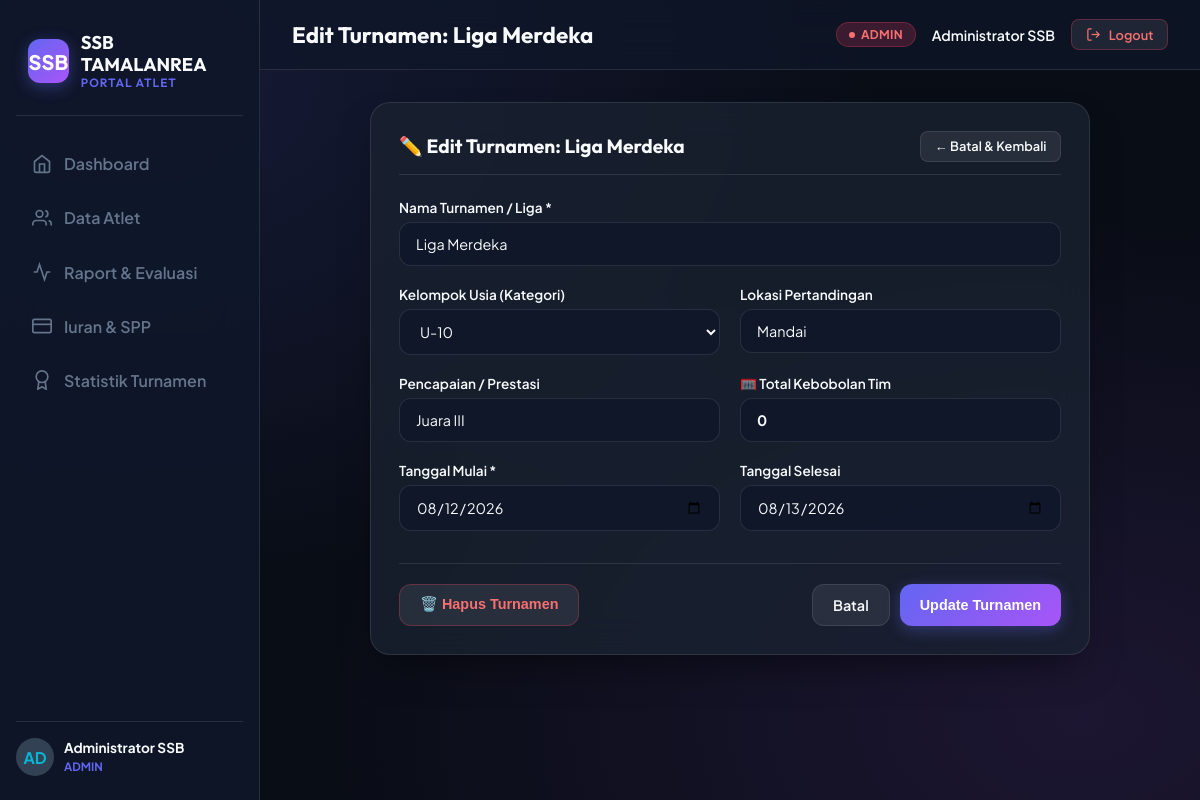
Screenshot of /ssb-tamalanrea21/turnamen/edit.php?id=7 (signed in) with the database file from the repository.
### tables this page shows
CREATE TABLE `turnamen` (
  `id` int(11) NOT NULL AUTO_INCREMENT,
  `nama_turnamen` varchar(100) NOT NULL,
  `kelompok_usia` varchar(20) DEFAULT 'Semua KU',
  `tanggal_mulai` date DEFAULT NULL,
  `tanggal_selesai` date DEFAULT NULL,
  `lokasi` varchar(100) DEFAULT NULL,
  `pencapaian` varchar(100) DEFAULT '-',
  PRIMARY KEY (`id`)
);

### ssb-tamalanrea21/config/auth.php (called while the page is built, shortened)
<?php
function getAuthUser() {
    return $_SESSION['user'] ?? null;
}

### ssb-tamalanrea21/turnamen/edit.php (the view, shortened to what this page needs)
<?php
require_once __DIR__ . '/../config/auth.php';
$pdo = getPdo();
$id = isset($_GET['id']) ? (int)$_GET['id'] : 0;
$stmt = $pdo->prepare("SELECT * FROM turnamen WHERE id = ?");
$stmt->execute([$id]);
$tournament = $stmt->fetch();
$pageTitle = "Edit Turnamen: " . $tournament['nama_turnamen'];
$ageGroups = ['Semua KU', 'U-8', 'U-10', 'U-12', 'U-14', 'U-16', 'U-18', 'Senior'];
include_once __DIR__ . '/../includes/header.php';
?>
<div class="card" style="max-width: 720px; margin: 0 auto;">
    <div class="card-header" style="display: flex; justify-content: space-between; align-items: center;">
        <h2 class="card-title">✏️ Edit Turnamen: <?= htmlspecialchars($tournament['nama_turnamen']) ?></h2>
        <a href="index.php" class="btn btn-secondary btn-sm">&larr; Batal & Kembali</a>
    </div>
    <form method="POST">
        <div class="form-group" style="margin-bottom: 1.25rem;">
            <label>Nama Turnamen / Liga *</label>
            <input type="text" name="nama_turnamen" class="form-control" value="<?= htmlspecialchars($tournament['nama_turnamen']) ?>" required>
        </div>
        <div class="form-grid" style="margin-bottom: 1.25rem;">
            <div class="form-group">
                <label>Kelompok Usia (Kategori)</label>
                <select name="kelompok_usia" class="form-control" required>
                    <?php foreach ($ageGroups as $ku): ?>
                        <option value="<?= $ku ?>" <?= ($tournament['kelompok_usia'] ?? 'Semua KU') === $ku ? 'selected' : '' ?>>
                            <?= $ku ?>
                        </option>
                    <?php endforeach; ?>
                </select>
            </div>
            <div class="form-group">
                <label>Lokasi Pertandingan</label>
                <input type="text" name="lokasi" class="form-control" value="<?= htmlspecialchars($tournament['lokasi']) ?>">
            </div>
        </div>
        <div class="form-grid" style="margin-bottom: 1.25rem;">
            <div class="form-group">
                <label>Pencapaian / Prestasi</label>
                <input type="text" name="pencapaian" class="form-control" value="<?= htmlspecialchars($tournament['pencapaian']) ?>">
            </div>
            <div class="form-group">
                <label>🥅 Total Kebobolan Tim</label>
                <input type="number" name="kebobolan" class="form-control" min="0" value="<?= (int)($tournament['kebobolan'] ?? 0) ?>" style="font-weight: 700;">
            </div>
        </div>
        <div class="form-grid" style="margin-bottom: 2rem;">
            <div class="form-group">
                <label>Tanggal Mulai *</label>
                <input type="date" name="tanggal_mulai" class="form-control" value="<?= htmlspecialchars($tournament['tanggal_mulai']) ?>" required>
            </div>
            <div class="form-group">
                <label>Tanggal Selesai</label>
                <input type="date" name="tanggal_selesai" class="form-control" value="<?= htmlspecialchars($tournament['tanggal_selesai']) ?>">
            </div>
        </div>
        <div style="display: flex; justify-content: space-between; align-items: center; border-top: 1px solid var(--border-glass); padding-top: 1.25rem;">
            <button type="submit" form="formDelete" onclick="return confirm('Hapus turnamen ini beserta seluruh reakstatnya?')" class="btn btn-secondary" style="color: #f87171; border-color: rgba(244,63,94,0.3);">
                🗑️ Hapus Turnamen
            </button>
            <div style="display: flex; gap: 10px;">
                <a href="index.php" class="btn btn-secondary">Batal</a>
                <button type="submit" class="btn btn-primary" style="box-shadow: 0 4px 15px rgba(99, 102, 241, 0.35);">
                    Update Turnamen
                </button>
            </div>
        </div>
    </form>
</div>
<?php include_once __DIR__ . '/../includes/footer.php'; ?>

### ssb-tamalanrea21/includes/header.php (shortened to what this page needs)
<?php
require_once __DIR__ . '/../config/auth.php';
$authUser = getAuthUser();
$current_dir = basename(dirname($_SERVER['PHP_SELF']));
$baseUrl = ($current_dir === 'atlet' || $current_dir === 'evaluasi' || $current_dir === 'iuran' || $current_dir === 'turnamen') ? '../' : './';
?>
<!DOCTYPE html>
<html lang="id">
<head>
    <link rel="stylesheet" href="<?= $baseUrl ?>assets/css/style.css">
</head>
<body>
    <?php include_once __DIR__ . '/sidebar.php'; ?>
    <div class="main-wrapper">
        <header class="topbar">
            <h1 class="page-title"><?= $pageTitle ?? 'Dashboard System' ?></h1>
            <div class="topbar-actions">
                <?php
                $roleClass = 'badge-primary';
                if ($authUser['role'] === 'admin') $roleClass = 'badge-rose';
                elseif ($authUser['role'] === 'pelatih') $roleClass = 'badge-amber';
                elseif ($authUser['role'] === 'atlet') $roleClass = 'badge-emerald';
                ?>
                <span class="badge <?= $roleClass ?>">
                    <span style="width:6px; height:6px; background:currentColor; border-radius:50%; display:inline-block;"></span>
                    <?= strtoupper($authUser['role']) ?>
                </span>
                <div style="display:flex; align-items:center; gap:8px; font-size:0.88rem; color:var(--text-heading); font-weight:600;">
                    <span><?= htmlspecialchars($authUser['nama_lengkap']) ?></span>
                </div>
                <a href="<?= $baseUrl ?>logout.php" class="btn btn-secondary btn-sm" style="color:#f87171; border-color:rgba(244,63,94,0.3);" title="Keluar dari Sistem">
                    <svg width="15" height="15" viewBox="0 0 24 24" fill="none" stroke="currentColor" stroke-width="2"><path d="M9 21H5a2 2 0 0 1-2-2V5a2 2 0 0 1 2-2h4"></path><polyline points="16 17 21 12 16 7"></polyline><line x1="21" y1="12" x2="9" y2="12"></line></svg>
                    Logout
                </a>
            </div>
        </header>
        <main class="content-area">

### ssb-tamalanrea21/assets/css/style.css (style rules this page uses)
:root { --bg-dark: #090d16; --bg-card: rgba(26, 35, 50, 0.75); --bg-card-hover: rgba(35, 47, 68, 0.85); --border-glass: rgba(255, 255, 255, 0.1); --border-focus: rgba(99, 102, 241, 0.5); --primary: #6366f1; --primary-hover: #4f46e5; --secondary: #a855f7; --cyan: #06b6d4; --emerald: #10b981; --amber: #f59e0b; --rose: #f43f5e; --text-heading: #f8fafc; --text-body: #cbd5e1; --text-muted: #64748b; --sidebar-width: 260px; --topbar-height: 70px; --radius-lg: 20px; --radius-md: 12px; --radius-sm: 8px; --shadow-glass: 0 20px 40px -15px rgba(0, 0, 0, 0.5); }
* { margin: 0; padding: 0; box-sizing: border-box; }
body { font-family: 'Plus Jakarta Sans', sans-serif; background-color: var(--bg-dark); background-image: radial-gradient(at 10% 10%, rgba(99, 102, 241, 0.15) 0px, transparent 50%), radial-gradient(at 90% 90%, rgba(168, 85, 247, 0.12) 0px, transparent 50%); background-attachment: fixed; color: var(--text-body); min-height: 100vh; display: flex; overflow-x: hidden; }
.main-wrapper { margin-left: var(--sidebar-width); flex: 1; display: flex; flex-direction: column; min-height: 100vh; }
.topbar { height: var(--topbar-height); background: rgba(15, 23, 42, 0.7); backdrop-filter: blur(15px); border-bottom: 1px solid var(--border-glass); display: flex; align-items: center; justify-content: space-between; padding: 0 2rem; position: sticky; top: 0; z-index: 90; }
.page-title { font-family: 'Outfit', sans-serif; font-size: 1.4rem; font-weight: 700; color: var(--text-heading); }
.topbar-actions { display: flex; align-items: center; gap: 1rem; }
.content-area { padding: 2rem; flex: 1; }
.card { background: var(--bg-card); backdrop-filter: blur(20px); border: 1px solid var(--border-glass); border-radius: var(--radius-lg); padding: 1.75rem; box-shadow: var(--shadow-glass); margin-bottom: 2rem; }
.card-header { display: flex; align-items: center; justify-content: space-between; margin-bottom: 1.5rem; padding-bottom: 0.75rem; border-bottom: 1px solid var(--border-glass); }
.card-title { font-family: 'Outfit', sans-serif; font-size: 1.2rem; font-weight: 700; color: var(--text-heading); }
.btn { display: inline-flex; align-items: center; gap: 8px; padding: 0.7rem 1.25rem; font-size: 0.9rem; font-weight: 600; border-radius: var(--radius-md); text-decoration: none; cursor: pointer; border: none; transition: all 0.2s; }
.btn-primary { background: linear-gradient(135deg, var(--primary), var(--secondary)); color: #fff; box-shadow: 0 4px 15px rgba(99, 102, 241, 0.35); }
.btn-secondary { background: rgba(255, 255, 255, 0.08); color: var(--text-heading); border: 1px solid var(--border-glass); }
.btn-sm { padding: 0.4rem 0.85rem; font-size: 0.8rem; border-radius: var(--radius-sm); }
.badge { display: inline-flex; align-items: center; gap: 6px; padding: 4px 12px; border-radius: 9999px; font-size: 0.75rem; font-weight: 700; letter-spacing: 0.3px; }
.badge-rose { background: rgba(244, 63, 94, 0.2); color: #f87171; border: 1px solid rgba(244, 63, 94, 0.3); }
.form-grid { display: grid; grid-template-columns: repeat(auto-fit, minmax(240px, 1fr)); gap: 1.25rem; }
.form-group { display: flex; flex-direction: column; gap: 6px; }
.form-group label { font-size: 0.85rem; font-weight: 600; color: var(--text-heading); }
.form-control { background: rgba(15, 23, 42, 0.8); border: 1px solid var(--border-glass); border-radius: var(--radius-md); padding: 0.75rem 1rem; color: var(--text-heading); font-size: 0.9rem; font-family: inherit; outline: none; transition: border-color 0.2s; }

### rows the page displays
turnamen: nama_turnamen "Edit Turnamen: Liga Merdeka", nama_turnamen "Liga Merdeka", kelompok_usia "U-10", lokasi "Mandai", pencapaian "Juara III", tanggal_mulai "08/12/2026", tanggal_selesai "08/13/2026"

### other values shown
$userInitials "AD"
$user['nama_lengkap'] "Administrator SSB"
$user['role'] "ADMIN"
$authUser['role'] "ADMIN"
$authUser['nama_lengkap'] "Administrator SSB"
